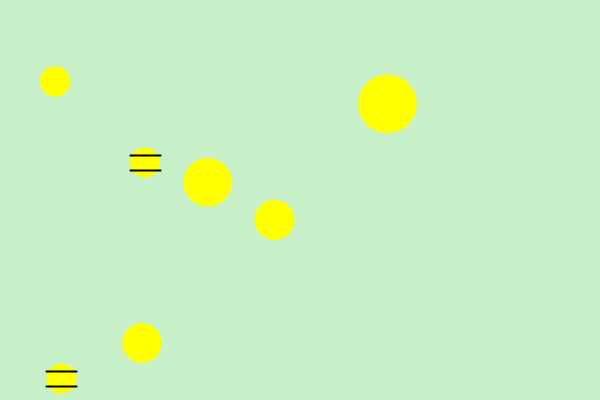
Frame 1 (no input)
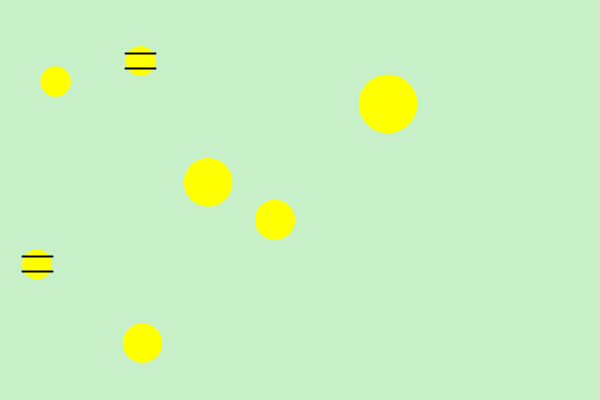
Frame 60 (the mouse pressed at the canvas centre just before this capture)
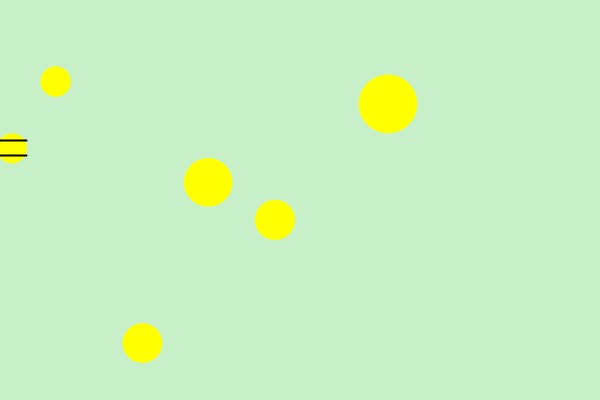
Frame 120 (the mouse held since frame 60 and released just before this capture)

The Processing sketch that drew these frames (run headless with seeded random() and noise(); from frame 60 on, the mouse is pressed at the canvas centre):

// Processing sketch: fiori_e_api
// ── fiori_e_api.pde
ArrayList<Fiore> fiori;
ArrayList<Ape> api;

void setup(){
  size(600, 400);
  fiori = new ArrayList<Fiore>();
  api = new ArrayList<Ape>();
  reset();
}

void draw(){
  background(200,240,200);
  for(Fiore f : fiori){
    f.display();
  }
  
  for(Ape a : api){
    a.display();
    a.move();
    a.interagisci(fiori);
  }
}

void reset(){
  fiori.clear();
  api.clear();
  for(int i = 0; i < 5; i++){
    fiori.add(new Fiore(random(width), random(height), random(30, 60)));
  }
  
  for(int i = 0; i < 2; i++){
    api.add(new Ape(random(width), random(height), random(-2,2), random(-2,2)));
  }
}

void keyPressed(){
  if(key == 'f' || key == 'F'){
    fiori.add(new Fiore(random(width), random(height), 40));
  }
  
  if(key == 'a' || key == 'A'){
    api.add(new Ape(random(width), random(height), random(-2,2), random(-2,2)));
  }
  
  if(key == 'r' || key == 'R'){
    reset();
  }
}

// ── Ape.pde
class Ape{
  //Attributi
  float x, y, speedX, speedY, raggio;
  
  Ape(float x, float y, float speedX, float speedY){
    this.x = x;
    this.y = y;
    this.speedX = speedX; //Come si esclude lo zero?
    this.speedY = speedY; //Ho messo constrain per escludere lo zero ma non credo funzioni
    this.raggio = 15;
  }
  
  void move(){
    x+=speedX;
    y+=speedY;
  }
  
  void display(){
    noStroke();
    fill(255,255,0);
    ellipse(x, y, 2*raggio, 2*raggio);
    stroke(0);
    strokeWeight(2);
    line(x-raggio,y-raggio/2, x+raggio,y-raggio/2);
    line(x-raggio,y+raggio/2, x+raggio,y+raggio/2);
  }
  
  void interagisci(ArrayList<Fiore> fiori) {   // cambio nome in minuscolo
  for (int i = fiori.size() - 1; i >= 0; i--) {
    Fiore f = fiori.get(i);
    if (dist(x, y, f.x, f.y) <= (raggio + f.size/2)) {
      f.pollinate();
      if (f.size <= 10) {
        fiori.remove(i);
        }
      }
    }
  }
}

// ── Fiore.pde
class Fiore{
  //Attributi
  float x, y, size;
  color colore = color(255,255,0); //inizialmente color(255,255,0), giallo
  
  //Costruttore
  Fiore(float x, float y, float size){
     this.x = x;
     this.y = y;
     this.size = size;
  }
  
  //Metodi
  void pollinate(){
    colore = color(random(255), random(255), random(255));
    size *= 0.9; //Perché 0.9 e non 1.0 ?
    if(size < 10) size = 10;
    //size = constrain(size, 10, 100);
  }
  
  void display(){
    noStroke();
    fill(colore);
    ellipse(x,y,size,size);
  }
}
